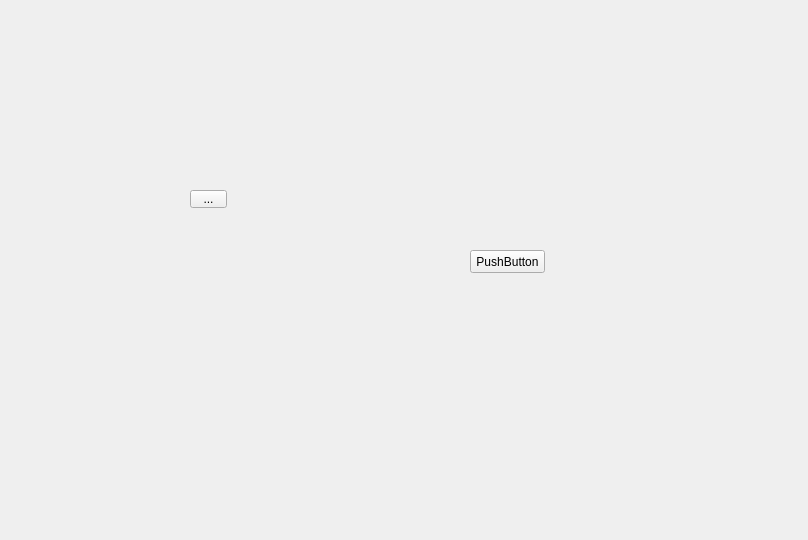
<?xml version="1.0" encoding="UTF-8"?>
<ui version="4.0">
 <class>Form</class>
 <widget class="QWidget" name="Form">
  <property name="geometry">
   <rect>
    <x>0</x>
    <y>0</y>
    <width>808</width>
    <height>540</height>
   </rect>
  </property>
  <property name="windowTitle">
   <string>Form</string>
  </property>
  <widget class="QToolButton" name="toolButton">
   <property name="geometry">
    <rect>
     <x>190</x>
     <y>190</y>
     <width>37</width>
     <height>18</height>
    </rect>
   </property>
   <property name="text">
    <string>...</string>
   </property>
  </widget>
  <widget class="QPushButton" name="pushButton">
   <property name="geometry">
    <rect>
     <x>470</x>
     <y>250</y>
     <width>75</width>
     <height>23</height>
    </rect>
   </property>
   <property name="text">
    <string>PushButton</string>
   </property>
  </widget>
 </widget>
 <resources/>
 <connections/>
</ui>
